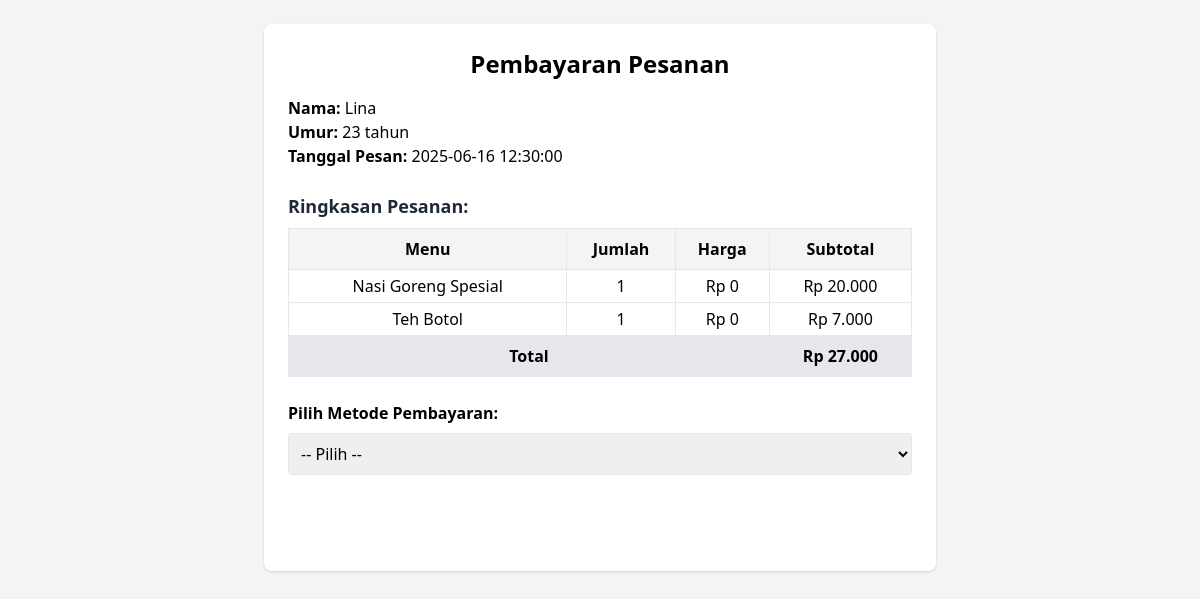
The page /pembayaran_autoshow.php?id_pesanan=4 on the database its author committed.
### tables this page shows
CREATE TABLE `pesanan` (
  `id_pesanan` int(11) NOT NULL,
  `id_pelanggan` int(11) DEFAULT NULL,
  `id_meja` int(11) DEFAULT NULL,
  `id_karyawan_delivery` int(11) DEFAULT NULL,
  `tanggal` datetime DEFAULT NULL,
  `metode` varchar(30) NOT NULL,
  `catatan` text DEFAULT NULL,
  `status_pesanan` enum('diproses','diantar','selesai') DEFAULT 'diproses'
);

CREATE TABLE `pelanggan` (
  `id_pelanggan` int(11) NOT NULL,
  `nama` varchar(100) DEFAULT NULL,
  `umur` int(3) DEFAULT NULL,
  `no_hp` varchar(20) DEFAULT NULL,
  `alamat` text DEFAULT NULL
);

CREATE TABLE `detail_pesanan` (
  `id_detail` int(11) NOT NULL,
  `id_pesanan` int(11) DEFAULT NULL,
  `id_produk` int(11) DEFAULT NULL,
  `jumlah` int(11) DEFAULT NULL,
  `subtotal` int(11) DEFAULT NULL,
  `harga_satuan` int(11) NOT NULL
);

CREATE TABLE `produk` (
  `id_produk` int(11) NOT NULL,
  `nama_produk` varchar(100) DEFAULT NULL,
  `id_kategori` int(11) DEFAULT NULL,
  `harga` int(11) DEFAULT NULL,
  `deskripsi` text DEFAULT NULL,
  `gambar` varchar(255) DEFAULT NULL
);

### pembayaran_autoshow.php (the view, shortened to what this page needs)
<?php
include 'koneksi.php';
$id_pesanan = isset($_GET['id_pesanan']) ? intval($_GET['id_pesanan']) : 0;
$query = mysqli_query($conn, "
  SELECT p.id_pesanan, pg.nama, pg.umur, p.tanggal
  FROM pesanan p
  JOIN pelanggan pg ON p.id_pelanggan = pg.id_pelanggan
  WHERE p.id_pesanan = $id_pesanan
");
$data = mysqli_fetch_assoc($query);
$menu = mysqli_query($conn, "
  SELECT pr.nama_produk, dp.jumlah, dp.harga_satuan, dp.subtotal
  FROM detail_pesanan dp
  JOIN produk pr ON dp.id_produk = pr.id_produk
  WHERE dp.id_pesanan = $id_pesanan
");
$total = 0;
?>
<!DOCTYPE html>
<html>
<head>
  <link href="https://cdn.jsdelivr.net/npm/tailwindcss@2.2.19/dist/tailwind.min.css" rel="stylesheet">
</head>
<body class="bg-gray-100 p-6">
  <div class="max-w-2xl mx-auto bg-white shadow p-6 rounded-lg">
    <h2 class="text-2xl font-bold mb-4 text-center text-amber-600">Pembayaran Pesanan</h2>
    <p><strong>Nama:</strong> <?= $data['nama'] ?></p>
    <p><strong>Umur:</strong> <?= $data['umur'] ?> tahun</p>
    <p><strong>Tanggal Pesan:</strong> <?= $data['tanggal'] ?></p>
    <h3 class="mt-6 text-lg font-semibold text-gray-800">Ringkasan Pesanan:</h3>
    <table class="w-full mt-2 mb-4 border border-gray-300 rounded">
      <thead class="bg-gray-100">
        <tr>
          <th class="py-2 border">Menu</th>
          <th class="py-2 border">Jumlah</th>
          <th class="py-2 border">Harga</th>
          <th class="py-2 border">Subtotal</th>
        </tr>
      </thead>
      <tbody>
        <?php while ($r = mysqli_fetch_assoc($menu)) :
          $total += $r['subtotal'];
        ?>
        <tr class="text-center">
          <td class="py-1 border"><?= $r['nama_produk'] ?></td>
          <td class="py-1 border"><?= $r['jumlah'] ?></td>
          <td class="py-1 border">Rp <?= number_format($r['harga_satuan'], 0, ',', '.') ?></td>
          <td class="py-1 border">Rp <?= number_format($r['subtotal'], 0, ',', '.') ?></td>
        </tr>
        <?php endwhile; ?>
        <tr class="bg-gray-200 font-semibold text-center">
          <td colspan="3" class="py-2 border">Total</td>
          <td class="py-2 border">Rp <?= number_format($total, 0, ',', '.') ?></td>
        </tr>
      </tbody>
    </table>
    <form action="proses_bayar.php" method="POST" class="mt-6">
      <label class="block mb-2 font-semibold">Pilih Metode Pembayaran:</label>
      <select name="metode" id="metode" onchange="tampilkanInstruksi()" required class="w-full p-2 border rounded mb-4">
        <option value="">-- Pilih --</option>
      </select>
      <button type="submit" class="w-full bg-amber-500 text-white py-2 px-4 rounded hover:bg-amber-600">Konfirmasi Pembayaran</button>
    </form>
  </div>
</body>
</html>

### rows shown on the page
pesanan: id_pelanggan.nama "Lina", id_pelanggan.umur "23", tanggal "2025-06-16 12:30:00"
detail_pesanan: id_produk.nama_produk "Nasi Goreng Spesial", jumlah "1", harga_satuan "0", subtotal "20.000"
detail_pesanan: id_produk.nama_produk "Teh Botol", jumlah "1", harga_satuan "0", subtotal "7.000"

### other values the page prints
$total "27.000"
